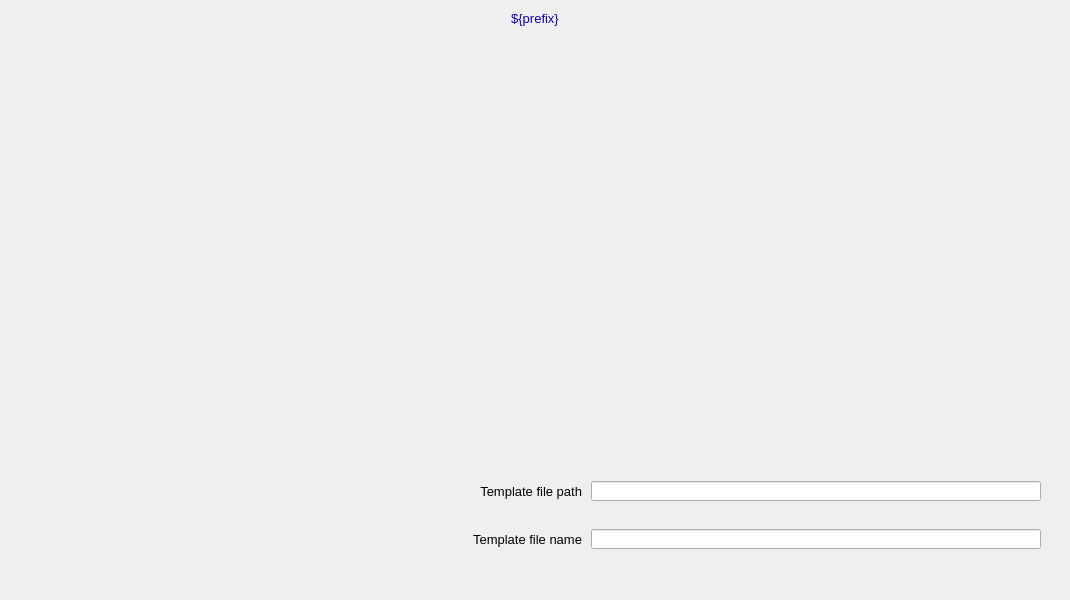
<?xml version="1.0" ?>
<ui version="4.0">
  <class>Dialog</class>
  <widget class="QWidget" name="screen">
    <property name="geometry">
      <rect>
        <x>236</x>
        <y>152</y>
        <width>1070</width>
        <height>600</height>
      </rect>
    </property>
    <property name="styleSheet">
      <string notr="true">QWidget#screen {
  color: rgb(0, 0, 0);
  background-color: rgb(187, 187, 187);
  }</string>
    </property>
    <property name="windowTitle">
      <string>NDFileNexus</string>
    </property>
    <widget class="PyDMDrawingRectangle" name="rectangle">
      <property name="geometry">
        <rect>
          <x>0</x>
          <y>5</y>
          <width>1070</width>
          <height>26</height>
        </rect>
      </property>
      <property name="brush" stdset="0">
        <brush brushstyle="SolidPattern">
          <color alpha="255">
            <red>218</red>
            <green>218</green>
            <blue>218</blue>
          </color>
        </brush>
      </property>
      <property name="penStyle" stdset="0">
        <enum>Qt::SolidLine</enum>
      </property>
      <property name="penColor" stdset="0">
        <color>
          <red>218</red>
          <green>218</green>
          <blue>218</blue>
        </color>
      </property>
      <property name="penWidth" stdset="0">
        <double>0</double>
      </property>
      <property name="penCapStyle" stdset="0">
        <enum>Qt::FlatCap</enum>
      </property>
      <property name="toolTip">
        <string>rectangle</string>
      </property>
    </widget>
    <widget class="QLabel" name="text">
      <property name="geometry">
        <rect>
          <x>0</x>
          <y>6</y>
          <width>1070</width>
          <height>25</height>
        </rect>
      </property>
      <property name="text">
        <string>${prefix}</string>
      </property>
      <property name="font" stdset="0">
        <font>
          <pointsize>10</pointsize>
        </font>
      </property>
      <property name="brush" stdset="0">
        <brush brushstyle="SolidPattern">
          <color alpha="255">
            <red>10</red>
            <green>0</green>
            <blue>184</blue>
          </color>
        </brush>
      </property>
      <property name="toolTip">
        <string>text</string>
      </property>
      <property name="alignment">
        <set>Qt::AlignCenter</set>
      </property>
      <property name="styleSheet">
        <string notr="true">QLabel#text {
  color: rgb(10, 0, 184);
  }</string>
      </property>
    </widget>
    <widget class="PyDMEmbeddedDisplay" name="composite">
      <property name="geometry">
        <rect>
          <x>5</x>
          <y>40</y>
          <width>380</width>
          <height>555</height>
        </rect>
      </property>
      <property name="toolTip">
        <string>composite</string>
      </property>
      <property name="filename" stdset="0">
        <string>PluginBase_V38.ui</string>
      </property>
    </widget>
    <widget class="PyDMDrawingRectangle" name="rectangle_1">
      <property name="geometry">
        <rect>
          <x>589</x>
          <y>454</y>
          <width>470</width>
          <height>100</height>
        </rect>
      </property>
      <property name="brush" stdset="0">
        <brush brushstyle="SolidPattern">
          <color alpha="255">
            <red>253</red>
            <green>0</green>
            <blue>0</blue>
          </color>
        </brush>
      </property>
      <property name="penStyle" stdset="0">
        <enum>Qt::SolidLine</enum>
      </property>
      <property name="penColor" stdset="0">
        <color>
          <red>253</red>
          <green>0</green>
          <blue>0</blue>
        </color>
      </property>
      <property name="penWidth" stdset="0">
        <double>0</double>
      </property>
      <property name="penCapStyle" stdset="0">
        <enum>Qt::FlatCap</enum>
      </property>
      <property name="rules" stdset="0">
        <string>[{&quot;name&quot;: &quot;visibility&quot;, &quot;property&quot;: &quot;Visible&quot;, &quot;channels&quot;: [{&quot;channel&quot;: &quot;${prefix}FileTemplateValid&quot;, &quot;trigger&quot;: true}], &quot;expression&quot;: &quot;ch[0]&quot;}]</string>
      </property>
      <property name="toolTip">
        <string>rectangle_1</string>
      </property>
    </widget>
    <widget class="PyDMDrawingRectangle" name="rectangle_2">
      <property name="geometry">
        <rect>
          <x>390</x>
          <y>450</y>
          <width>675</width>
          <height>110</height>
        </rect>
      </property>
      <property name="brush" stdset="0">
        <brush brushstyle="NoBrush">
          <color alpha="255">
            <red>0</red>
            <green>0</green>
            <blue>0</blue>
          </color>
        </brush>
      </property>
      <property name="penStyle" stdset="0">
        <enum>Qt::SolidLine</enum>
      </property>
      <property name="penColor" stdset="0">
        <color>
          <red>0</red>
          <green>0</green>
          <blue>0</blue>
        </color>
      </property>
      <property name="penWidth" stdset="0">
        <double>1</double>
      </property>
      <property name="penCapStyle" stdset="0">
        <enum>Qt::FlatCap</enum>
      </property>
      <property name="toolTip">
        <string>rectangle_2</string>
      </property>
    </widget>
    <widget class="PyDMLineEdit" name="text_entry">
      <property name="geometry">
        <rect>
          <x>591</x>
          <y>481</y>
          <width>450</width>
          <height>20</height>
        </rect>
      </property>
      <property name="channel" stdset="0">
        <string>ca://${prefix}TemplateFilePath</string>
      </property>
      <property name="toolTip">
        <string>${prefix}TemplateFilePath</string>
      </property>
      <property name="displayFormat" stdset="0">
        <enum>PyDMLineEdit::String</enum>
      </property>
      <property name="font" stdset="0">
        <font>
          <pointsize>10</pointsize>
        </font>
      </property>
      <property name="styleSheet">
        <string notr="true">PyDMLineEdit#text_entry {
  color: rgb(0, 0, 0);
  background-color: rgb(115, 223, 255);
  border: 1px solid black;
  margin: 0px;
  padding: 0px;
  spacing: 0px;
  }</string>
      </property>
    </widget>
    <widget class="PyDMLabel" name="text_update">
      <property name="geometry">
        <rect>
          <x>591</x>
          <y>458</y>
          <width>450</width>
          <height>18</height>
        </rect>
      </property>
      <property name="toolTip">
        <string>PV: ${prefix}TemplateFilePath_RBV</string>
      </property>
      <property name="channel" stdset="0">
        <string>ca://${prefix}TemplateFilePath_RBV</string>
      </property>
      <property name="displayFormat" stdset="0">
        <enum>PyDMLabel::String</enum>
      </property>
      <property name="font" stdset="0">
        <font>
          <pointsize>10</pointsize>
        </font>
      </property>
      <property name="alignment">
        <set>Qt::AlignLeading|Qt::AlignLeft|Qt::AlignVCenter</set>
      </property>
      <property name="textInteractionFlags">
        <set>Qt::TextSelectableByKeyboard|Qt::TextSelectableByMouse</set>
      </property>
      <property name="styleSheet">
        <string notr="true">PyDMLabel#text_update {
  color: rgb(10, 0, 184);
  background-color: rgb(187, 187, 187);
  }</string>
      </property>
    </widget>
    <widget class="PyDMLineEdit" name="text_entry_1">
      <property name="geometry">
        <rect>
          <x>591</x>
          <y>529</y>
          <width>450</width>
          <height>20</height>
        </rect>
      </property>
      <property name="channel" stdset="0">
        <string>ca://${prefix}TemplateFileName</string>
      </property>
      <property name="toolTip">
        <string>${prefix}TemplateFileName</string>
      </property>
      <property name="displayFormat" stdset="0">
        <enum>PyDMLineEdit::String</enum>
      </property>
      <property name="font" stdset="0">
        <font>
          <pointsize>10</pointsize>
        </font>
      </property>
      <property name="styleSheet">
        <string notr="true">PyDMLineEdit#text_entry_1 {
  color: rgb(0, 0, 0);
  background-color: rgb(115, 223, 255);
  border: 1px solid black;
  margin: 0px;
  padding: 0px;
  spacing: 0px;
  }</string>
      </property>
    </widget>
    <widget class="PyDMLabel" name="text_update_1">
      <property name="geometry">
        <rect>
          <x>591</x>
          <y>506</y>
          <width>450</width>
          <height>18</height>
        </rect>
      </property>
      <property name="toolTip">
        <string>PV: ${prefix}TemplateFileName_RBV</string>
      </property>
      <property name="channel" stdset="0">
        <string>ca://${prefix}TemplateFileName_RBV</string>
      </property>
      <property name="displayFormat" stdset="0">
        <enum>PyDMLabel::String</enum>
      </property>
      <property name="font" stdset="0">
        <font>
          <pointsize>10</pointsize>
        </font>
      </property>
      <property name="alignment">
        <set>Qt::AlignLeading|Qt::AlignLeft|Qt::AlignVCenter</set>
      </property>
      <property name="textInteractionFlags">
        <set>Qt::TextSelectableByKeyboard|Qt::TextSelectableByMouse</set>
      </property>
      <property name="styleSheet">
        <string notr="true">PyDMLabel#text_update_1 {
  color: rgb(10, 0, 184);
  background-color: rgb(187, 187, 187);
  }</string>
      </property>
    </widget>
    <widget class="QLabel" name="text_1">
      <property name="geometry">
        <rect>
          <x>406</x>
          <y>481</y>
          <width>176</width>
          <height>20</height>
        </rect>
      </property>
      <property name="text">
        <string>Template file path</string>
      </property>
      <property name="font" stdset="0">
        <font>
          <pointsize>10</pointsize>
        </font>
      </property>
      <property name="brush" stdset="0">
        <brush brushstyle="SolidPattern">
          <color alpha="255">
            <red>0</red>
            <green>0</green>
            <blue>0</blue>
          </color>
        </brush>
      </property>
      <property name="toolTip">
        <string>text_1</string>
      </property>
      <property name="alignment">
        <set>Qt::AlignRight|Qt::AlignTrailing|Qt::AlignVCenter</set>
      </property>
      <property name="styleSheet">
        <string notr="true">QLabel#text_1 {
  color: rgb(0, 0, 0);
  }</string>
      </property>
    </widget>
    <widget class="QLabel" name="text_2">
      <property name="geometry">
        <rect>
          <x>406</x>
          <y>529</y>
          <width>176</width>
          <height>20</height>
        </rect>
      </property>
      <property name="text">
        <string>Template file name</string>
      </property>
      <property name="font" stdset="0">
        <font>
          <pointsize>10</pointsize>
        </font>
      </property>
      <property name="brush" stdset="0">
        <brush brushstyle="SolidPattern">
          <color alpha="255">
            <red>0</red>
            <green>0</green>
            <blue>0</blue>
          </color>
        </brush>
      </property>
      <property name="toolTip">
        <string>text_2</string>
      </property>
      <property name="alignment">
        <set>Qt::AlignRight|Qt::AlignTrailing|Qt::AlignVCenter</set>
      </property>
      <property name="styleSheet">
        <string notr="true">QLabel#text_2 {
  color: rgb(0, 0, 0);
  }</string>
      </property>
    </widget>
    <widget class="PyDMEmbeddedDisplay" name="composite_1">
      <property name="geometry">
        <rect>
          <x>390</x>
          <y>40</y>
          <width>675</width>
          <height>405</height>
        </rect>
      </property>
      <property name="toolTip">
        <string>composite_1</string>
      </property>
      <property name="filename" stdset="0">
        <string>FileBase_V38.ui</string>
      </property>
    </widget>
  </widget>
  <customwidgets>
    <customwidget>
      <class>PyDMDrawingRectangle</class>
      <extends>QWidget</extends>
      <header>pydm.widgets.drawing</header>
    </customwidget>
    <customwidget>
      <class>PyDMLabel</class>
      <extends>QLabel</extends>
      <header>pydm.widgets.label</header>
    </customwidget>
    <customwidget>
      <class>PyDMEmbeddedDisplay</class>
      <extends>QFrame</extends>
      <header>pydm.widgets.embedded_display</header>
    </customwidget>
    <customwidget>
      <class>PyDMLineEdit</class>
      <extends>QLineEdit</extends>
      <header>pydm.widgets.line_edit</header>
    </customwidget>
  </customwidgets>
</ui>
